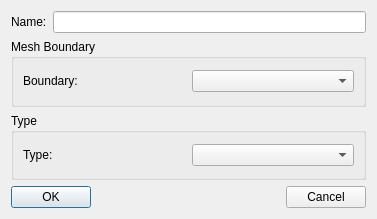
<?xml version="1.0" encoding="UTF-8"?>
<ui version="4.0">
 <class>PHengLEIBoundaryCreateDialog</class>
 <widget class="QDialog" name="PHengLEIBoundaryCreateDialog">
  <property name="geometry">
   <rect>
    <x>0</x>
    <y>0</y>
    <width>377</width>
    <height>219</height>
   </rect>
  </property>
  <property name="windowTitle">
   <string>Dialog</string>
  </property>
  <layout class="QGridLayout" name="gridLayout">
   <item row="0" column="0">
    <widget class="QLabel" name="label">
     <property name="text">
      <string>Name:</string>
     </property>
    </widget>
   </item>
   <item row="0" column="1">
    <widget class="QLineEdit" name="lineEdit_Name"/>
   </item>
   <item row="1" column="0" colspan="2">
    <widget class="QGroupBox" name="groupBox">
     <property name="title">
      <string>Mesh Boundary</string>
     </property>
     <layout class="QGridLayout" name="gridLayout_2">
      <item row="0" column="0">
       <widget class="QLabel" name="label_2">
        <property name="text">
         <string>Boundary:</string>
        </property>
       </widget>
      </item>
      <item row="0" column="1">
       <widget class="QComboBox" name="comboBox_Boundary"/>
      </item>
     </layout>
    </widget>
   </item>
   <item row="2" column="0" colspan="2">
    <widget class="QGroupBox" name="groupBox_2">
     <property name="title">
      <string>Type</string>
     </property>
     <layout class="QGridLayout" name="gridLayout_3">
      <item row="0" column="0">
       <widget class="QLabel" name="label_3">
        <property name="text">
         <string>Type:</string>
        </property>
       </widget>
      </item>
      <item row="0" column="1">
       <widget class="QComboBox" name="comboBox_Type"/>
      </item>
     </layout>
    </widget>
   </item>
   <item row="3" column="0" colspan="2">
    <layout class="QHBoxLayout" name="horizontalLayout">
     <item>
      <widget class="QPushButton" name="pushButton_OK">
       <property name="text">
        <string>OK</string>
       </property>
      </widget>
     </item>
     <item>
      <spacer name="horizontalSpacer">
       <property name="orientation">
        <enum>Qt::Horizontal</enum>
       </property>
       <property name="sizeHint" stdset="0">
        <size>
         <width>40</width>
         <height>20</height>
        </size>
       </property>
      </spacer>
     </item>
     <item>
      <widget class="QPushButton" name="pushButton_Cancel">
       <property name="text">
        <string>Cancel</string>
       </property>
      </widget>
     </item>
    </layout>
   </item>
  </layout>
 </widget>
 <resources/>
 <connections/>
</ui>
